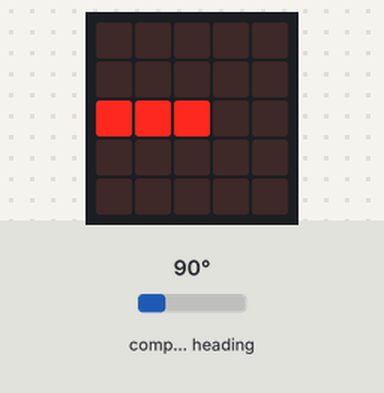
The program below on a simulated BBC micro:bit running MicroPython. Parts: the board's 5×5 LED display. The test bench sets the inputs (shaded band); at power-on: compass heading 90°. The compass is already calibrated; what the program prints to the serial console is not drawn.

Above: at 1.2 s.
1.3 s: compass heading set to 7°
At 2.5 s:
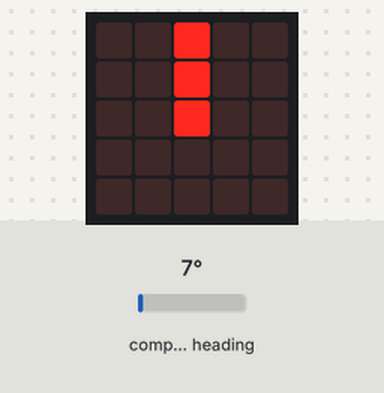
2.8 s: compass heading set to 180°
At 3.8 s:
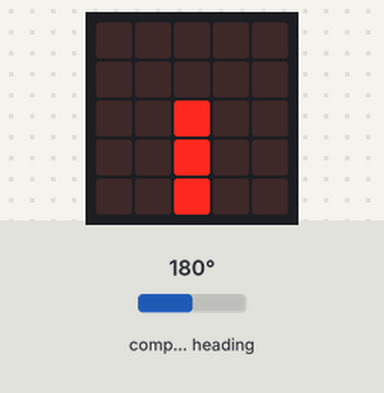
Timing chart, 0 to 4.2 s (numbered marks = the images above; inputs shaded):
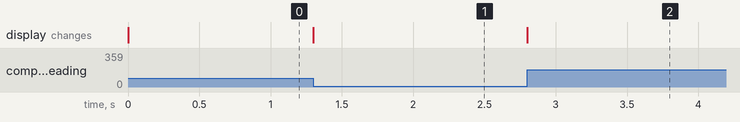

Measured:
- after the input at 1.3 s, the display: changes at once (image 1)
- after the input at 2.8 s, the display: changes at once (image 2)

The program:

uP_-_16.100_-_compass_heading.py
```python
'''
 16.100 - Micro:bit integrated compass

 This script demonstrates how to use the Micro:bit on-board compass.

 The script reads the compass, prints out the heading and draws a line that points
 to the magnetic north on the LED integrated matrix display.


 Components
 ----------
  - Micro:bit

 Documentation:
 * Compass: https://microbit-micropython.readthedocs.io/en/v1.0.1/compass.html
 * Display: https://microbit-micropython.readthedocs.io/en/v1.0.1/display.html

 Course:
 MicroPython with the ESP32
 https://techexplorations.com

'''

from microbit import *


# Start calibrating
#compass.calibrate()

# Try to keep the needle pointed in (roughly) the correct direction
while True:
    sleep(1)
    print(compass.heading())
    needle = ((15 - compass.heading()) // 30) % 12
    display.show(Image.ALL_CLOCKS[needle])
```
